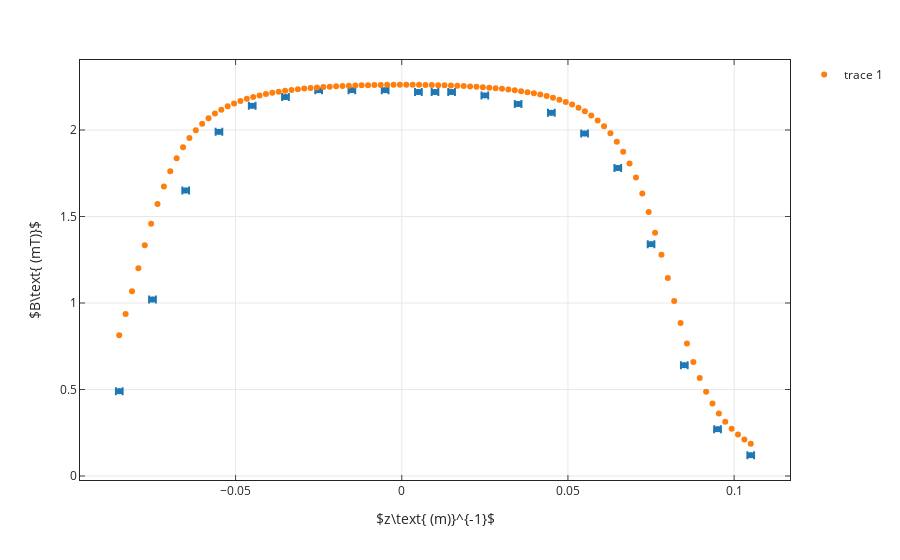

The notebook cell this image was saved under:
### Code cell
name=f'{b30033=}'.split('=')[0]
I=0.98
uI=0.01
N=300
L=0.16
uL=0.001
R=0.033/2
uR=0.001/2
analisi(b30033,name,I,N,L,R)
bobina(I,N,L,R,0)
